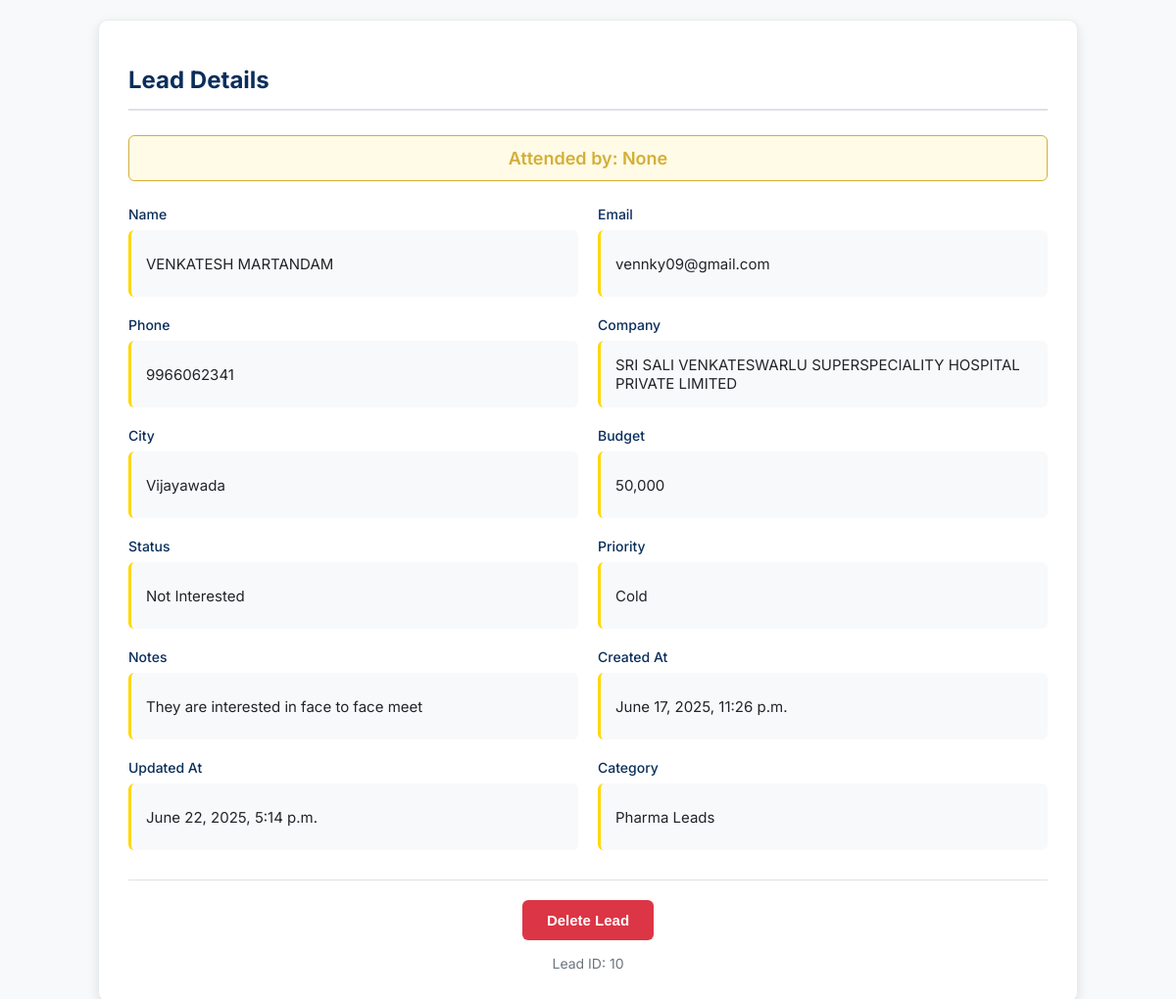
The app's page /viewLead/10/ (signed in), older data.
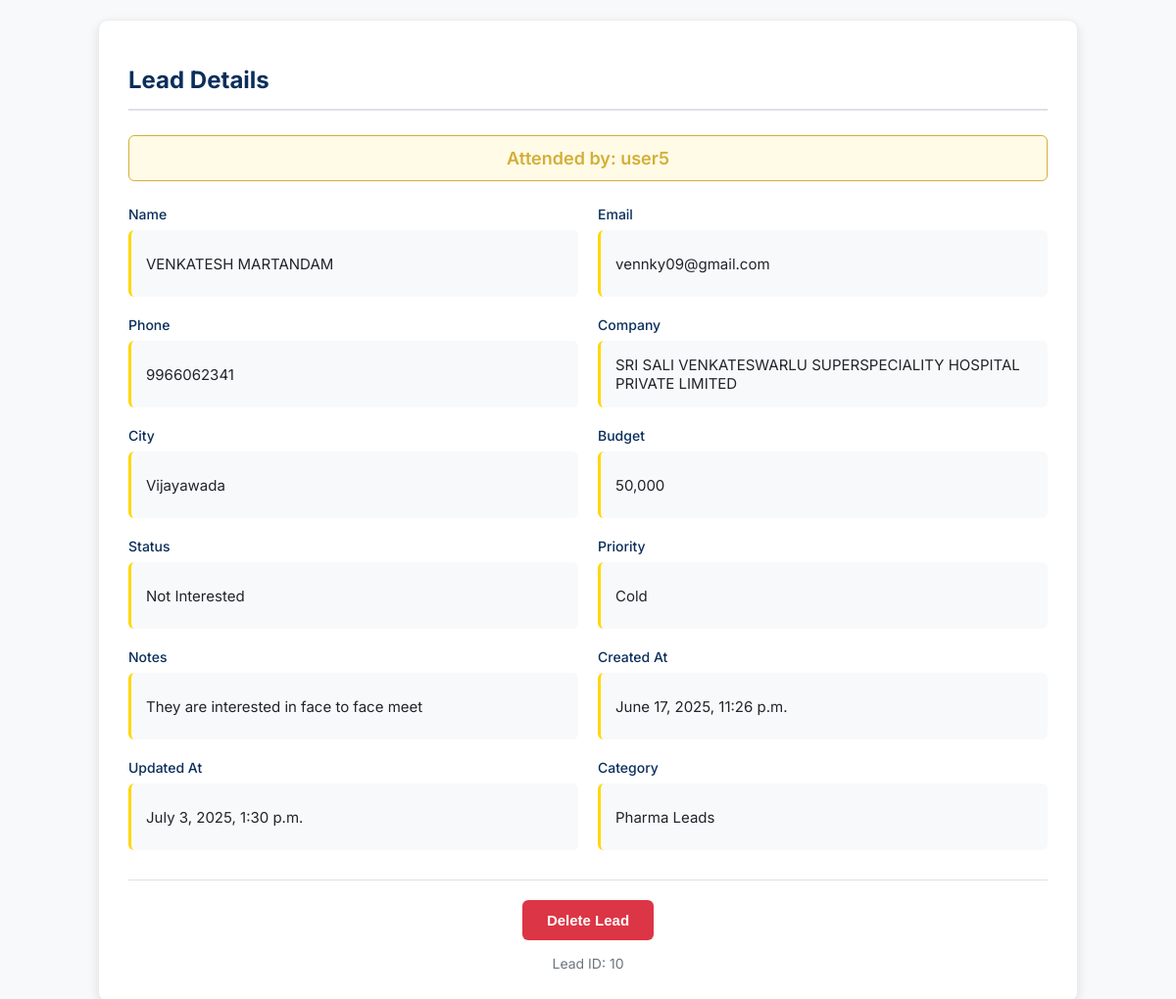
The same page, newer data.
### salesmanPanel/models.py (models this page shows, shortened)
class Lead(models.Model):
    STATUS_CHOICES = [
        ('New', 'New'),
        ('Contacted', 'Contacted'),
        ('In Discussion', 'In Discussion'),
        ('Not Interested', 'Not Interested'),
        ('Converted', 'Converted'),
    ]
    PRIORITY_CHOICES = [
        ('Hot', 'Hot'),
        ('Warm', 'Warm'),
        ('Cold', 'Cold'),
    ]
    name = models.CharField(max_length=100)
    email = models.EmailField()
    phone = models.CharField(max_length=15)
    city = models.CharField(max_length=100, blank=True)
    company = models.CharField(max_length=100, blank=True)
    role = models.CharField(max_length=100, blank=True)
    interest = models.TextField(null=True)
    budget = models.CharField(max_length=50, blank=True)
    lead_source = models.CharField(max_length=100, blank=True)
    status = models.CharField(max_length=20, choices=STATUS_CHOICES, default='New')
    priority = models.CharField(max_length=10, choices=PRIORITY_CHOICES, default='Warm')
    notes = models.TextField(blank=True)
    assigned_to = models.ForeignKey(settings.AUTH_USER_MODEL, on_delete=models.SET_NULL, null=True, blank=True)
    created_at = models.DateTimeField(auto_now_add=True)
    updated_at = models.DateTimeField(auto_now=True)
    category = models.ForeignKey('category', on_delete=models.SET_NULL, null=True, blank=True)

class category(models.Model):
    name = models.CharField(max_length=100, unique=True)
    description = models.TextField(blank=True)
    def __str__(self):
        return self.name
    class Meta:
        verbose_name_plural = "Categories"
        ordering = ['name']

class CustomUser(AbstractUser):
    phone = models.CharField(max_length=15)
    address = models.TextField(blank=True)
    region = models.CharField(max_length=100)
    is_approved = models.BooleanField(default=False)
    def __str__(self):
        return self.username

### salesmanPanel/views.py (the view)
# urls.py: path('viewLead/<int:lead_id>/', views.viewLead, name='viewLead'),
def viewLead(request, lead_id):
    if not request.user.is_authenticated:
        return redirect('loginSalesman')  # Redirect to login if user is not authenticated
    try:
        lead = Lead.objects.get(id=lead_id)  # Get the lead assigned to the logged-in user
    except Lead.DoesNotExist:
        messages.error(request, "Lead does not exist or you do not have permission to view it")
        return redirect('adminDashboard/')  # Redirect to dashboard if lead does not exist
    context = {'lead': lead}  # Pass the lead to
    return render(request, 'salesmanPortal/viewLead.html', context)  # Render the view lead template

### templates/salesmanPortal/viewLead.html (shortened to what this page needs)
<!DOCTYPE html>
<html lang="en">
<head>
</head>
<body>
    <div class="lead-container">
        <h1 class="lead-header">Lead Details</h1>
        {% if lead.id %}
        <div class="assigned-to">Attended by: {{ lead.assigned_to }}</div>
        <div class="lead-details">
            <div class="detail-item">
                <span class="detail-label">Name</span>
                <div class="detail-value">{{ lead.name }}</div>
            </div>
            <div class="detail-item">
                <span class="detail-label">Email</span>
                <div class="detail-value">{{ lead.email }}</div>
            </div>
            <div class="detail-item">
                <span class="detail-label">Phone</span>
                <div class="detail-value">{{ lead.phone }}</div>
            </div>
            <div class="detail-item">
                <span class="detail-label">Company</span>
                <div class="detail-value">{{ lead.company }}</div>
            </div>
            <div class="detail-item">
                <span class="detail-label">City</span>
                <div class="detail-value">{{ lead.city }}</div>
            </div>
            <div class="detail-item">
                <span class="detail-label">Budget</span>
                <div class="detail-value">{{ lead.budget }}</div>
            </div>
            <div class="detail-item">
                <span class="detail-label">Status</span>
                <div class="detail-value">{{ lead.status }}</div>
            </div>
            <div class="detail-item">
                <span class="detail-label">Priority</span>
                <div class="detail-value">{{ lead.priority }}</div>
            </div>
            <div class="detail-item">
                <span class="detail-label">Notes</span>
                <div class="detail-value">{{ lead.notes }}</div>
            </div>
            <div class="detail-item">
                <span class="detail-label">Created At</span>
                <div class="detail-value">{{ lead.created_at }}</div>
            </div>
            <div class="detail-item">
                <span class="detail-label">Updated At</span>
                <div class="detail-value">{{ lead.updated_at }}</div>
            </div>
            <div class="detail-item">
                <span class="detail-label">Category</span>
                <div class="detail-value">{{ lead.category }}</div>
            </div>
        </div>
        <div class="actions-section">
            <button class="delete-btn" onclick="deleteLead({{ lead.id }})">
                Delete Lead
            </button>
            <div class="lead-id">Lead ID: {{ lead.id }}</div>
        </div>
        {% else %}
        <div class="error-message">Error: Lead ID missing</div>
        {% endif %}
    </div>
</body>
</html>

Row changes from the older to the newer data that the page shows:
changed Lead "VENKATESH MARTANDAM": assigned_to "None" → "user5"; updated_at "June 22, 2025, 5:14 p.m." → "July 3, 2025, 1:30 p.m."
